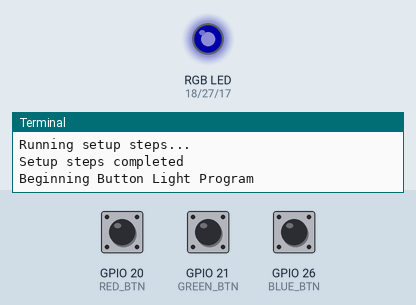
Simulated run of this program. Board: Raspberry Pi (BCM pin numbers). Parts: an RGB LED mixed from three pins (HIGH = lit), the last lines printed to the terminal. Inputs (shaded band) come from the test bench; at power-on: GPIO 20 (RED_BTN) HIGH, GPIO 21 (GREEN_BTN) HIGH, GPIO 26 (BLUE_BTN) HIGH. Dim RGB values are drawn brighter than linear.

Above: at 1.2 s.
1.3 s: GPIO 20 (RED_BTN) pulled LOW for 0.15 s
At 2.6 s:
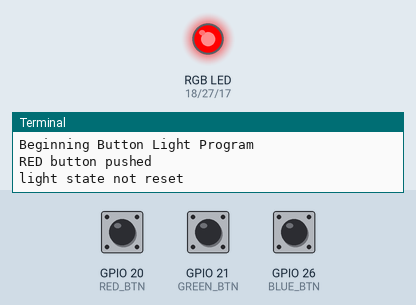
3.0 s: GPIO 21 (GREEN_BTN) pulled LOW for 0.15 s
At 3.3 s:
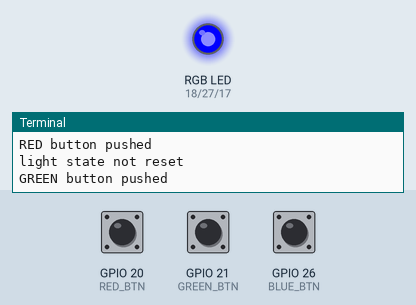
4.6 s: GPIO 26 (BLUE_BTN) pulled LOW for 1 s
At 5.7 s:
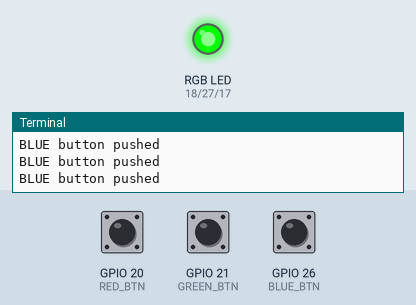
7.1 s: GPIO 20 (RED_BTN) pulled LOW for 1 s
At 8.3 s:
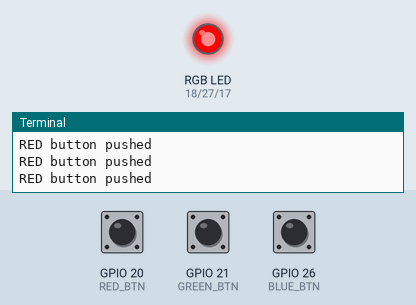
9.6 s: GPIO 21 (GREEN_BTN) pulled LOW for 1 s
At 10.9 s:
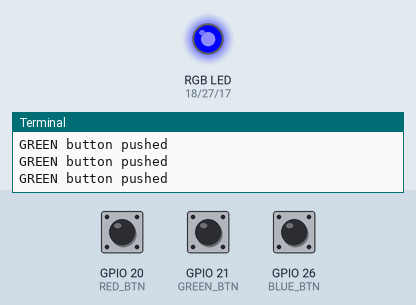
Timing chart, 0 to 12.6 s (numbered marks = the images above; inputs shaded):
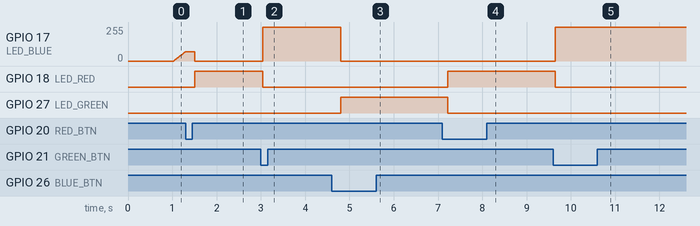

The program:

final.py
```python
import RPi.GPIO as GPIO
import time

# set GPIO to broadcom system
GPIO.setmode(GPIO.BCM)

# set inputs
RED_BTN = 20
BLUE_BTN = 26
GREEN_BTN = 21
RESET_BTN = 19

LED_RED = 18
LED_BLUE = 17
LED_GREEN = 27

Freq = 100 #Mhz

# setting up GPIO
GPIO.setmode(GPIO.BCM)
GPIO.setup(RED_BTN, GPIO.IN, pull_up_down=GPIO.PUD_UP)
GPIO.setup(BLUE_BTN, GPIO.IN, pull_up_down=GPIO.PUD_UP)
GPIO.setup(GREEN_BTN, GPIO.IN, pull_up_down=GPIO.PUD_UP)
GPIO.setup(RESET_BTN, GPIO.IN, pull_up_down=GPIO.PUD_UP)
GPIO.setup(LED_RED, GPIO.OUT)
GPIO.setup(LED_GREEN, GPIO.OUT)
GPIO.setup(LED_BLUE, GPIO.OUT)

# set LED colors to initial duty cycle of 0 (off)
RED = GPIO.PWM(LED_RED, Freq)
RED.start(0)
GREEN = GPIO.PWM(LED_GREEN, Freq)
GREEN.start(0)
BLUE = GPIO.PWM(LED_BLUE, Freq)
BLUE.start(0)

def set_light_color(R, G, B, on_time):
    RED.ChangeDutyCycle(R)
    GREEN.ChangeDutyCycle(G)
    BLUE.ChangeDutyCycle(B)
    time.sleep(on_time)

def show_red_light():
    set_light_color(100, 0, 0, 0.02)

def show_blue_light():
    set_light_color(0, 100, 0, 0.02)

def show_green_light():
    set_light_color(0, 0, 100, 0.02)

def cycle_through_colors():
    for runcount in range(0,1):
        for x in range(0,2):
            for y in range(0,2):
                for z in range(0,2):
                    for i in range(0, 101):

	    	        input_RED = GPIO.input(RED_BTN)
		        input_BLUE = GPIO.input(BLUE_BTN)
		        input_GREEN = GPIO.input(GREEN_BTN)
		        input_RESET = GPIO.input(RESET_BTN)

			global LIGHT_STATE
			if(get_light_state() != "RESET"):
				print("light state not reset")
				return
                        set_light_color((x*i),(y*i),(z*i), .01)

def get_light_state():
	input_RED = GPIO.input(RED_BTN)
	input_BLUE = GPIO.input(BLUE_BTN)
	input_GREEN = GPIO.input(GREEN_BTN)
	input_RESET = GPIO.input(RESET_BTN)
	global LIGHT_STATE

	if(input_RED == False):
	        print("RED button pushed")
		LIGHT_STATE = "RED"
	if(input_BLUE == False):
	        print("BLUE button pushed")
		LIGHT_STATE = "BLUE"
	if(input_GREEN == False):
	        print("GREEN button pushed")
		LIGHT_STATE = "GREEN"
	if(input_RESET == False):
	        print("RESET button pushed")
		LIGHT_STATE = "RESET"

	return LIGHT_STATE

def buttonlights():
	global LIGHT_STATE
	LIGHT_STATE = "RESET"
	while True:
	    BUTTON_INPUT = get_light_state()

	    if(BUTTON_INPUT == "RED"):
		show_red_light()

	    if(BUTTON_INPUT == "BLUE"):
		show_blue_light()

	    if(BUTTON_INPUT == "GREEN"):
		show_green_light()

	    if(BUTTON_INPUT == "RESET" or LIGHT_STATE == "RESET"):
		cycle_through_colors()

	    time.sleep(0.2)

def main():
    print("Starting program")
    print("Running setup steps...")
    print("Setup steps completed")
    print("Beginning Button Light Program")
    buttonlights()
    GPIO.cleanup()

main()
```

Measured:
- after the input at 1.3 s, GPIO 18 (LED_RED): LOW → HIGH after 0.20 s; GPIO 27 (LED_GREEN): stays LOW (without the input it goes to HIGH after 0.75 s)
- after the input at 3.0 s, GPIO 17 (LED_BLUE): 0/255 → 255/255 at once; GPIO 18 (LED_RED): HIGH → LOW at once
- after the input at 4.6 s, GPIO 17 (LED_BLUE): 255/255 → 0/255 after 0.20 s; GPIO 27 (LED_GREEN): LOW → HIGH after 0.20 s
- after the input at 7.1 s, GPIO 18 (LED_RED): LOW → HIGH after 0.13 s; GPIO 27 (LED_GREEN): HIGH → LOW after 0.13 s
- after the input at 9.6 s, GPIO 17 (LED_BLUE): 0/255 → 255/255 after 0.05 s; GPIO 18 (LED_RED): HIGH → LOW after 0.05 s
